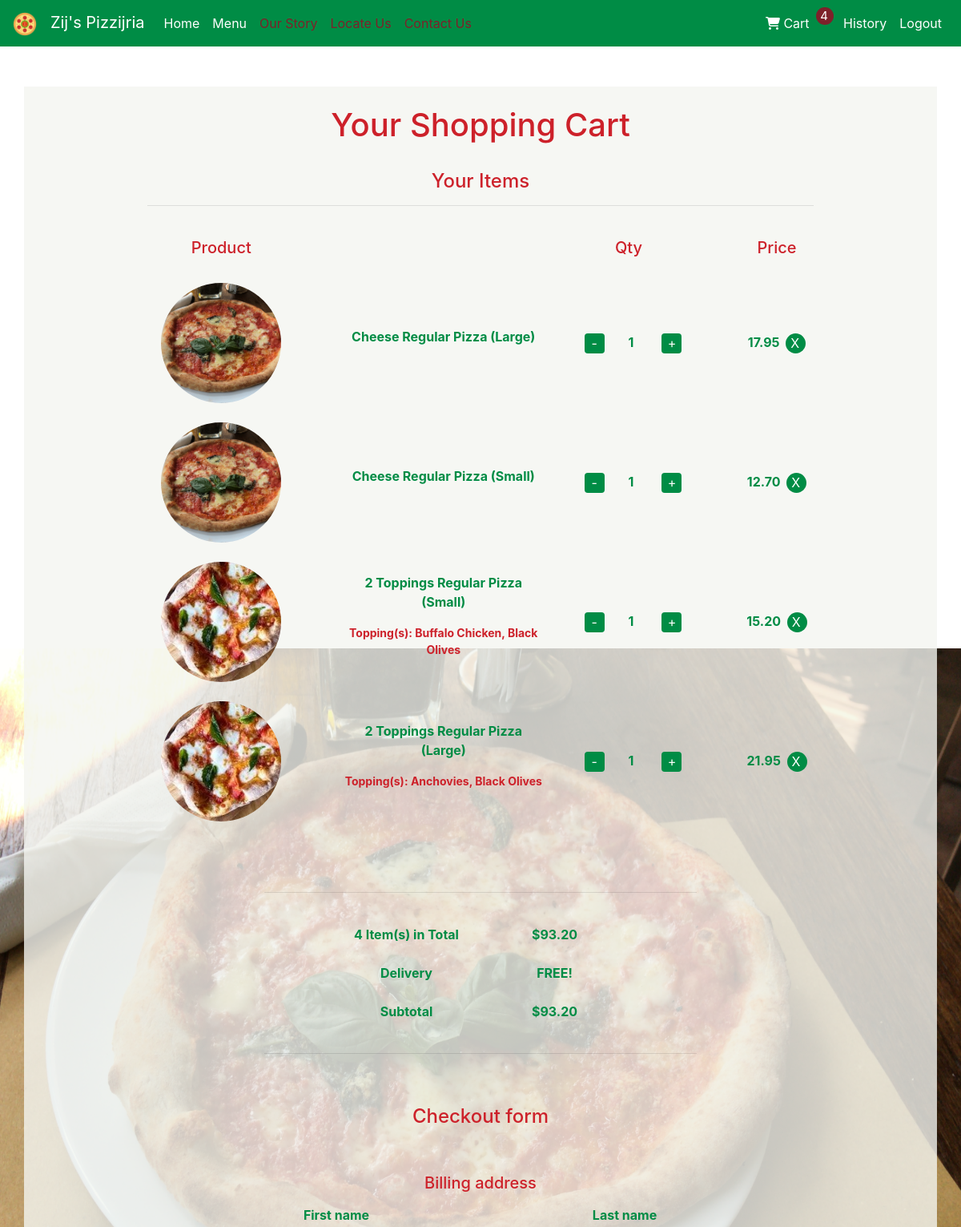
Before: /cart (signed in, upper part) with the older database file.
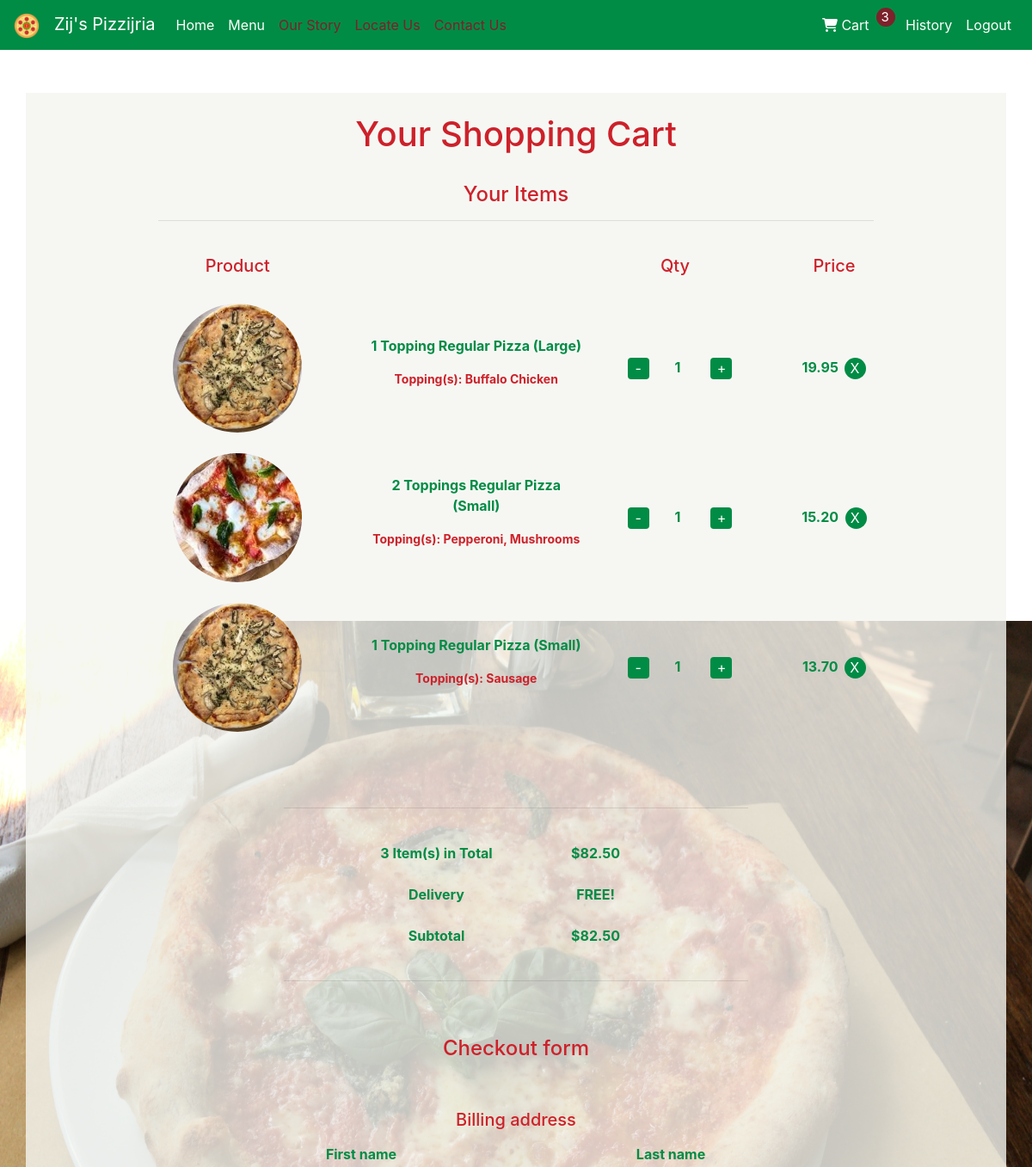
After: the same page with the newer database file.
### orders/models.py (models this page shows)
class Cart(models.Model):
    user = models.ForeignKey(settings.AUTH_USER_MODEL, on_delete=models.CASCADE)
    items = models.ManyToManyField("MenuItem", through="AddedItem")
    ordered = models.BooleanField(default=False)
    ordered_time = models.DateTimeField(auto_now=False, null=True)
    delivered_time = models.DateTimeField(auto_now=False, null=True, blank=True)
    def totalquantity(self):
        q = 0
        for item in self.items.all():
            if item.product.category.category_type == 'primary':
                q += item.added_item.last().quantity
        return q
    def subtotal(self):
        total = 0
        for item in self.items.all():
            total += item.added_item.first().totalprice()
        return total
    def cartnumber(self):
        return 10000 + self.id
    def __str__(self):
        return f"Cart No. {self.cartnumber()} from {self.user}"

class MenuItem(models.Model):
    SIZE_CHOICES = (("s", "Small"), ("l", "Large"))
    product = models.ForeignKey("Product", on_delete=models.CASCADE, related_name="menu_items")
    size = models.CharField(max_length=16, choices=SIZE_CHOICES, blank=True, null=True)
    price = models.DecimalField(max_digits=5, decimal_places=2, blank=True, null=True)
    def __str__(self):
        if self.product.category.category_type == 'primary':
            cat = self.product.category.name + " - "
            price = ""
        else:
            cat = ""
            if self.price:
                price = " (+$" + str(self.price) + ")"
            else:
                price = ""
        if self.size:
            size = self.get_size_display()
        else:
            size = ""
        if self.product.category.category_type == 'primary':
            if self.product.stylized_name:
                return f"{size} {cat} {self.product.stylized_name}{price}"
            return f"{size} {cat} {self.product.name}{price}"
        else:
            if self.product.category == "Topping":
                return f"{cat} {self.product.name}"
            else:
                if self.product.stylized_name:
                    return f"{cat} {self.product.stylized_name}"
                else:
                    return f"{cat} {self.product.name}"

class Product(models.Model):
    name = models.CharField(max_length=64)
    stylized_name = models.CharField(max_length=64, null=True, blank=True)
    category = models.ForeignKey("Category", on_delete=models.CASCADE, related_name="products")
    addon_category = models.ForeignKey("Category", on_delete=models.CASCADE, related_name="related_products", blank=True, null=True)
    addon_limit = models.IntegerField(default=0, null=True)
    def __str__(self):
        if self.stylized_name:
            return f"{self.stylized_name} {self.category}"
        else:
            return f"{self.name} {self.category}"

class Category(models.Model):
    CATEGORY_TYPES = (("primary", "Primary"), ("topping", "Topping"), ("extra", "Extra"))
    name = models.CharField(max_length=64)
    menu_name = models.CharField(max_length=64, blank=True, null=True)
    category_type = models.CharField(max_length=16, choices=CATEGORY_TYPES, default="primary")
    def __str__(self):
        return f"{self.name}"

class AddedItem(models.Model):
    item = models.ForeignKey("MenuItem", on_delete=models.CASCADE, related_name="added_item")
    cart = models.ForeignKey("Cart", on_delete=models.CASCADE)
    quantity = models.IntegerField(default=1)
    def totalprice(self):
        if self.extras.all():
            extrasprice = 0
            for extra in self.extras.all():
                for i in extra.item.all():
                    extrasprice += i.price
            return self.quantity * self.item.price + extrasprice
        else:
            return self.quantity * self.item.price
    def __str__(self):
        if self.extras.all():
            return f"{self.quantity} x {self.item} at ${self.item.price} = ${self.totalprice()}"
        else:
            return f"{self.quantity} x {self.item} at ${self.item.price} = ${self.totalprice()}"

class ExtraSelection(models.Model):
    item = models.ManyToManyField("MenuItem")
    main = models.ForeignKey("AddedItem", on_delete=models.CASCADE, related_name="extras")
    def __str__(self):
        if self.item:
            sentence = ", ".join(str(i) for i in self.item.all())
            return sentence
        else:
            return f"{self.item}"

### orders/views.py (the view, shortened to what this page needs)
# urls.py: path("cart", views.cart, name="cart"),
@login_required(login_url='/login')
def cart(request):
    cart = get_cart(request)
    addeditems = AddedItem.objects.filter(cart=cart).all
    context = {
        "cart": cart,
        "addeditems": addeditems
    }
    return render(request, "orders/cart.html", context)

### orders/views.py (called while the page is built)
def get_cart(request):
    cart = Cart.objects.filter(user=request.user, ordered=False).last()
    if cart is None:
        cart = Cart(user=request.user, ordered=False)
        cart.save()
    history = History.objects.filter(user=request.user).first()
    if history is None:
        history = History(user=request.user).save()
    return cart

### orders/templates/orders/cart.html (shortened to what the changed rows need)
{% extends "orders/base.html" %}
{% block body %}
    <h1>Your Shopping Cart</h1>
    <br>
    <h4>Your Items</h4><hr style="width: 75%;"><br>
    {% if not addeditems %}
    <div class="alert alert-warning" role="alert" style="width: 50%; margin: auto;">
        Your shopping cart is currently empty!
        Click <a href="{% url 'menu' %}">here</a> to see the menu!
    </div>
    {% else %}
        <div class="container-fluid"><b>
            <div class="row">
                <div class="col-1"></div>
                <div class="col-3"><h5>Product</h5></div>
                <div class="col-3"></div>
                <div class="col-2"><h5>Qty</h5></div>
                <div class="col-2"><h5>Price</h5></div>
                <div class="col-1"></div>
            </div><br>
            {% for item in addeditems %}
                <div class="row">
                    <div class="col-1"></div>
                    <div class="col-3" style="margin-top: auto; margin-bottom: auto;">
                        <img class="img-fluid" src="/static/orders/images/{{ item.item.product.category.name }}/{{ item.item.product.name }}.jpg" alt="Image" style="max-height: 150px; border-radius: 50%;">
                    </div>
                    <div class="col-3" style="margin-top: auto; margin-bottom: auto;">
                        <p>{{ item.item.product }} {% if item.item.get_size_display %}({{ item.item.get_size_display }}){% endif %}</p>
                        {% if item.extras.all %}
                            {% for extra in item.extras.all %}
                                <p style="color: rgba(205, 33, 42); font-size: 14px;">
                                    {% if not item.item.product.name == "Cheese" and not item.item.product.category == "Sub" %}
                                        {{ item.item.product.addon_category}}(s): {{ extra }}
                                    {% endif %}
                                </p>
                            {% endfor %}
                        {% endif %}
                    </div>
                    <div class="col-2" style="margin-top: auto; margin-bottom: auto;">
                        <div class="row">
                            <div class="col-5 text-right">
                                <form action="" method="post">
                                    <input class="btn btn-primary pizza-button" type="submit" value="-" style="border: none; height: 25px; width: 25px; padding: 0px; padding-bottom: 1px;">
                                </form>
                            </div>
                            <div class="col-2">{{ item.quantity }}</div>
                            <div class="col-5">
                                <form action="" method="post">
                                    <input class="btn btn-primary pizza-button" type="submit" value="+" style="border: none; height: 25px; width: 25px; padding: 0px; padding-bottom: 1px;">
                                </form>
                            </div>
                        </div>
                    </div>
                    <div class="col-2" style="margin-top: auto; margin-bottom: auto;">
                        <form action="" method="post">
                            {{ item.totalprice }}&nbsp;
                            <input class="btn btn-primary pizza-button" type="submit" value="X" style="border: none; border-radius: 50%; height: 25px; width: 25px; padding: 0px; padding-right: 2px; padding-bottom: 1px;">
                        </form>
                    </div>
                    <div class="col-1"></div>
                </div>
                <br>
            {% endfor %}
        </div>
        <div class="container-fluid">
            <br><br><hr style="width: 50%;"><br>
            <div class="row">
                <div class="col-4"></div>
                <div class="col-2">
                    {{ cart.totalquantity }} Item(s) in Total
                </div>
                <div class="col-2">
                    ${{ cart.subtotal }}
                </div>
                <div class="col-4"></div>
            </div><br>
            <div class="row">
                <div class="col-4"></div>
                <div class="col-2">
                    Delivery
                </div>
                <div class="col-2">
                    {% if deliveryfee %}
                        ${{ deliveryfee }}
                    {% else %}
                        FREE!
                    {% endif %}
                </div>
                <div class="col-4"></div>
            </div><br>
            <div class="row">
                <div class="col-4"></div>
                <div class="col-2">
                    Subtotal
                </div>
                <div class="col-2">
                    {% if deliveryfee %}
                        ${{ totalprice }}
                    {% else %}
                        ${{ cart.subtotal }}
                    {% endif %}
                </div>
                <div class="col-4"></div>
            </div>
            <br><hr style="width: 50%;">
            {% include 'orders/billing.html' %}
        </b></div>
    {% endif %}
{% endblock %}

### orders/templates/orders/base.html (shortened to what this page needs)
<!DOCTYPE html>
<html lang="en">
    <head>
        <link rel="stylesheet" href="https://cdn.jsdelivr.net/npm/bootstrap-select@1.13.9/dist/css/bootstrap-select.min.css">
        <link rel="stylesheet" href="https://stackpath.bootstrapcdn.com/bootstrap/4.4.1/css/bootstrap.min.css">
        {% load static %}
        <link rel="stylesheet" type="text/css" href="{% static 'orders/style.css' %}">
    </head>
    <body>
        <nav class="navbar navbar-expand-lg navbar-dark" style="background-color: rgba(0, 140, 69);">
            {% load static %}
            <a class="navbar-brand" href="/"><img class="icon" src="{% static 'orders/images/pizza-icon.png' %}">&nbsp;&nbsp;&nbsp;Zij's Pizzijria</a>
            <div class="collapse navbar-collapse" id="navbarNavltMarkup">
                <div class="navbar-nav">
                    <a class="nav-item nav-link active" href="/">Home <span class="sr-only">(current)</span></a>
                    <a class="nav-item nav-link active" href="{% url 'menu' %}">Menu</a>
                    <a class="nav-item nav-link active" href="/#story" style="color: rgba(125, 33, 42);">Our Story</a>
                    <a class="nav-item nav-link active" href="/#locate" style="color: rgba(125, 33, 42);">Locate Us</a>
                    <a class="nav-item nav-link active" href="/#contact" style="color: rgba(125, 33, 42);">Contact Us</a>
                </div>
                <div class="navbar-nav ml-auto">
                    {% if not request.user.is_authenticated %}
                        <a class="nav-item nav-link active" href="{% url 'register' %}">Register</a>
                        <a class="nav-item nav-link mr-auto active" href="{% url 'login' %}">Login</a>
                    {% else %}
                        <a class="nav-item nav-link mr-auto active" href="{% url 'cart' %}" tabindex="-1" aria-disabled="true"><i class="fa fa-shopping-cart" aria-hidden="true"></i> Cart</a>
                        <div style="background: rgba(125, 33, 42); color: #ffffff; height: 22px; width: 22px; border-radius: 50%; text-align: center; font-size: 15px; padding-right: 1px; padding-bottom: 1px;">{{ cart.totalquantity }}</div>
                        <a class="nav-item nav-link mr-auto active" href="{% url 'history' %}" tabindex="-1" aria-disabled="true">History</a>
                        <a class="nav-item nav-link mr-auto active" href="{% url 'logout' %}" tabindex="-1" aria-disabled="true">Logout</a>
                    {% endif %}
                </div>
            </div>
        </nav>
        <div class="bg">
            <div style="text-align:center; padding-top:50px;">
                <div class="container webappview">
                    <br>
                    {% block body %}
                    {% endblock %}
                    <br><br>
                </div>
            </div>
        </div>
    </body>
</html>

Changed rows visible on the page:
no longer on this page (row edited): Cart: totalquantity "4", subtotal "93.20"
removed AddedItem: item.product.category.name (picture), item.product "Cheese Regular Pizza", item.size "Large", quantity "1", totalprice "17.95"
removed AddedItem: item.product.category.name (picture), item.product "Cheese Regular Pizza", item.size "Small", quantity "1", totalprice "12.70"
removed ExtraSelection: id.name "Buffalo Chicken, Black Olives", shown under "2 Toppings Regular Pizza"
removed AddedItem: item.product.category.name (picture), item.product "2 Toppings Regular Pizza", item.size "Large", item.product.addon_category "Topping", quantity "1", totalprice "21.95"
removed ExtraSelection: id.name "Anchovies, Black Olives", shown under "2 Toppings Regular Pizza"
added Cart: totalquantity "3", subtotal "82.50"
added AddedItem: item.product.category.name (picture), item.product "1 Topping Regular Pizza", item.size "Large", item.product.addon_category "Topping", quantity "1", totalprice "19.95"
added ExtraSelection: id.name "Buffalo Chicken", shown under "1 Topping Regular Pizza"
added ExtraSelection: id.name "Pepperoni, Mushrooms", shown under "2 Toppings Regular Pizza"
added AddedItem: item.product.category.name (picture), item.product "1 Topping Regular Pizza", item.size "Small", item.product.addon_category "Topping", quantity "1", totalprice "13.70"
added ExtraSelection: id.name "Sausage", shown under "1 Topping Regular Pizza"
